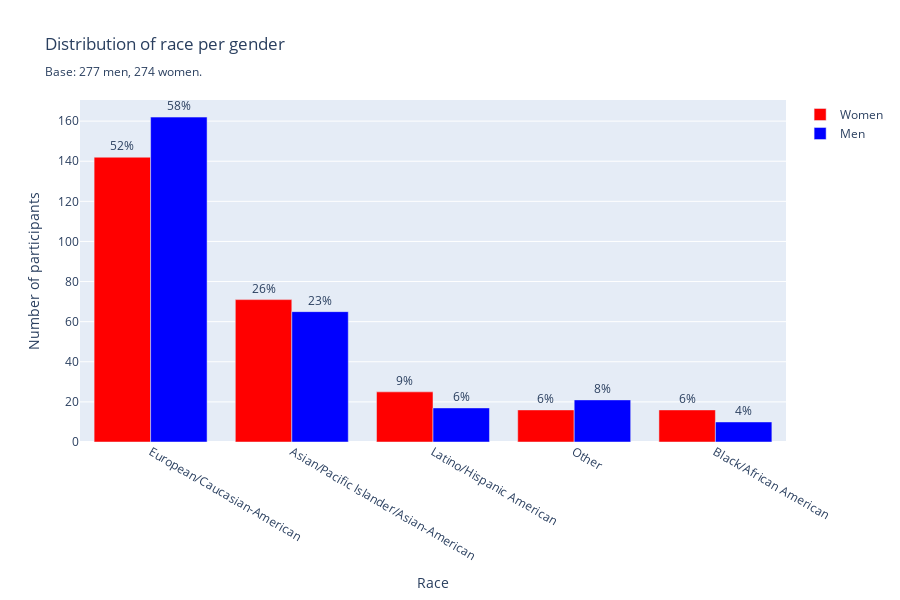

Notebook source saved alongside this figure:
### Code cell
# Mapping for race and gender
race_mapping = {
    1: 'Black/African American',
    2: 'European/Caucasian-American',
    3: "Latino/Hispanic American",
    4: "Asian/Pacific Islander/Asian-American",
    5: 'Native American',
    6: 'Other'
}
df_unique["Participant's_race"] = df_unique['race'].map(race_mapping)

gender_mapping = {0: 'Women', 1: 'Men'}
df_unique['gender_label'] = df_unique['gender'].map(gender_mapping)

# Grouping by race and gender
race_gender_counts = df_unique.groupby(['Participant\'s_race', 'gender_label']).size().reset_index(name='count')

# Calculating percentages
total_men = len(df_unique[df_unique['gender_label'] == 'Men'])
total_women = len(df_unique[df_unique['gender_label'] == 'Women'])

race_gender_counts['percentage'] = race_gender_counts.apply(
    lambda row: f"{row['count'] / total_men * 100:.0f}%" if row['gender_label'] == 'Men'
    else f"{row['count'] / total_women * 100:.0f}%",
    axis=1
)

# Sort the data by total number of participants (men + women)
race_gender_counts_total = race_gender_counts.groupby('Participant\'s_race')['count'].sum().reset_index()
race_gender_counts_total = race_gender_counts_total.sort_values('count', ascending=False)

# Reorder data for men and women by the sorted race order
race_gender_counts = race_gender_counts.set_index('Participant\'s_race').loc[race_gender_counts_total['Participant\'s_race']].reset_index()

# Create the plot
fig = go.Figure(data=[
    go.Bar(name='Women', x=race_gender_counts[race_gender_counts['gender_label'] == 'Women']['Participant\'s_race'],
           y=race_gender_counts[race_gender_counts['gender_label'] == 'Women']['count'],
           text=race_gender_counts[race_gender_counts['gender_label'] == 'Women']['percentage'],
           textposition='outside', marker_color='red'),
    go.Bar(name='Men', x=race_gender_counts[race_gender_counts['gender_label'] == 'Men']['Participant\'s_race'],
           y=race_gender_counts[race_gender_counts['gender_label'] == 'Men']['count'],
           text=race_gender_counts[race_gender_counts['gender_label'] == 'Men']['percentage'],
           textposition='outside', marker_color='blue')
])

# Update layout
fig.update_layout(
    barmode='group',
    title='Distribution of race per gender <br><sub>Base: 277 men, 274 women.',
    xaxis_title='Race',
    yaxis_title='Number of participants',
    width=900,
    height=600
)

# Show the plot
fig.show()

### Figure 1 — Plotly figure (JSON) as saved in the notebook; plotly's stock layout.template omitted (floating-point values rounded to 4 significant figures)
{"data": [{"marker": {"color": "red"}, "name": "Women", "text": ["52%", "26%", "9%", "6%", "6%"], "textposition": "outside", "type": "bar", "x": ["European/Caucasian-American", "Asian/Pacific Islander/Asian-American", "Latino/Hispanic American", "Other", "Black/African American"], "y": [142, 71, 25, 16, 16]}, {"marker": {"color": "blue"}, "name": "Men", "text": ["58%", "23%", "6%", "8%", "4%"], "textposition": "outside", "type": "bar", "x": ["European/Caucasian-American", "Asian/Pacific Islander/Asian-American", "Latino/Hispanic American", "Other", "Black/African American"], "y": [162, 65, 17, 21, 10]}], "layout": {"barmode": "group", "height": 600, "title": {"text": "Distribution of race per gender <br><sub>Base: 277 men, 274 women."}, "width": 900, "xaxis": {"title": {"text": "Race"}}, "yaxis": {"title": {"text": "Number of participants"}}}}
